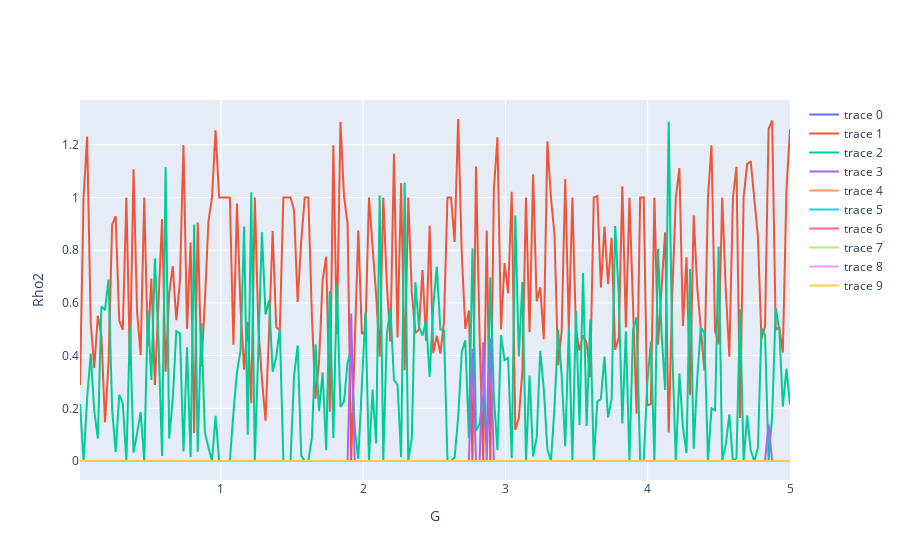

Notebook source saved alongside this figure:
### Code cell
# Ploteamos
fig = go.Figure()
for x in range(0,size):
    fig.add_trace(go.Scatter(
        x=g_range,
        y=rho_range[:,x]
    ))
fig.update_layout(xaxis_title='G',
                   yaxis_title='Rho2')
fig.show()

### Figure 1 — Plotly figure (JSON) as saved in the notebook; plotly's stock layout.template omitted (floating-point values rounded to 4 significant figures; data arrays with more than 128 entries replaced by an {"elided": "..."} marker saying what was removed)
{"data": [{"type": "scatter", "x": {"elided": "200 float values"}, "y": {"elided": "200 float values"}}, {"type": "scatter", "x": {"elided": "200 float values"}, "y": {"elided": "200 float values"}}, {"type": "scatter", "x": {"elided": "200 float values"}, "y": {"elided": "200 float values"}}, {"type": "scatter", "x": {"elided": "200 float values"}, "y": {"elided": "200 float values"}}, {"type": "scatter", "x": {"elided": "200 float values"}, "y": {"elided": "200 float values"}}, {"type": "scatter", "x": {"elided": "200 float values"}, "y": {"elided": "200 float values"}}, {"type": "scatter", "x": {"elided": "200 float values"}, "y": {"elided": "200 float values"}}, {"type": "scatter", "x": {"elided": "200 float values"}, "y": {"elided": "200 float values"}}, {"type": "scatter", "x": {"elided": "200 float values"}, "y": {"elided": "200 float values"}}, {"type": "scatter", "x": {"elided": "200 float values"}, "y": {"elided": "200 float values"}}], "layout": {"xaxis": {"title": {"text": "G"}}, "yaxis": {"title": {"text": "Rho2"}}}}
